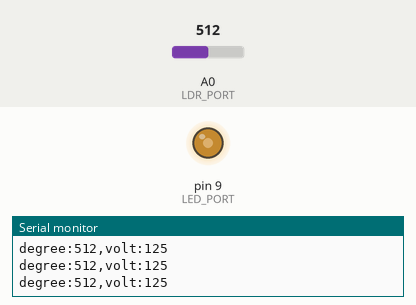
The sketch below on a simulated Arduino Uno, built with avr-gcc and run on an emulated ATmega328P. Parts: output pins drawn as LEDs (lit = HIGH), the last lines printed to the serial monitor. Inputs (shaded band) come from the test bench; at power-on: A0 (LDR_PORT) = 512.

Above: at 1.2 s.
1.3 s: A0 (LDR_PORT) set to 900
At 2.1 s:
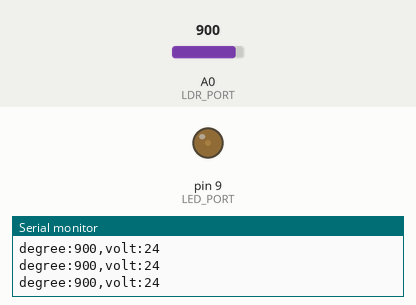
2.8 s: A0 (LDR_PORT) set to 0
At 3.1 s:
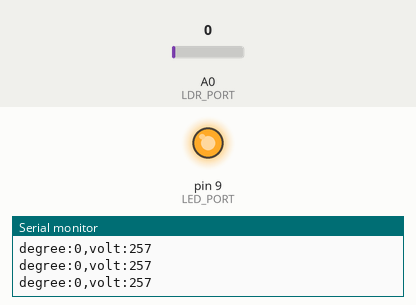
4.3 s: A0 (LDR_PORT) set to 306
At 5.5 s:
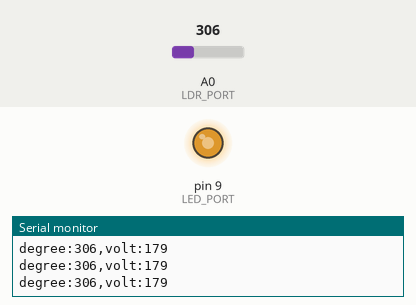
5.8 s: A0 (LDR_PORT) set to 511
At 7.0 s:
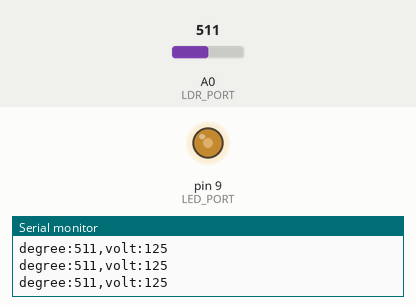
8.8 s: A0 (LDR_PORT) set to 1023
At 10.2 s:
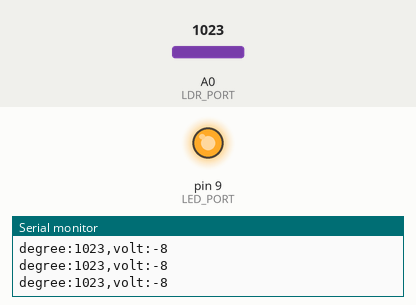
Timing chart, 0 to 11.3 s (numbered marks = the images above; inputs shaded):
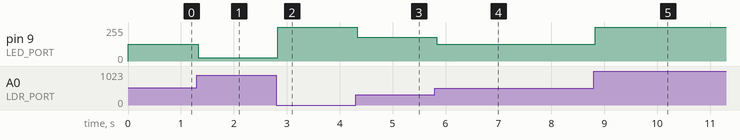

The sketch:

9.ino
```cpp
const int LED_PORT = 9;

const int LDR_PORT = A0;

void setup() {
  Serial.begin(9600);

  pinMode(LED_PORT, OUTPUT);
  pinMode(LDR_PORT, INPUT);
}

void loop() {
  int ldrValue = analogRead(LDR_PORT);
  int volt = map(ldrValue, 11, 990, 255, 0);
  Serial.println("degree:" + String(ldrValue) + ",volt:" + String(volt) );
  analogWrite(LED_PORT, volt);
}
```

Measured:
- after the input at 1.3 s, pin 9 (LED_PORT): 125/255 → 24/255 at once
- after the input at 2.8 s, pin 9 (LED_PORT): 24/255 → 255/255 at once
- after the input at 4.3 s, pin 9 (LED_PORT): 255/255 → 179/255 at once
- after the input at 5.8 s, pin 9 (LED_PORT): 179/255 → 125/255 at once
- after the input at 8.8 s, pin 9 (LED_PORT): 125/255 → 255/255 at once
